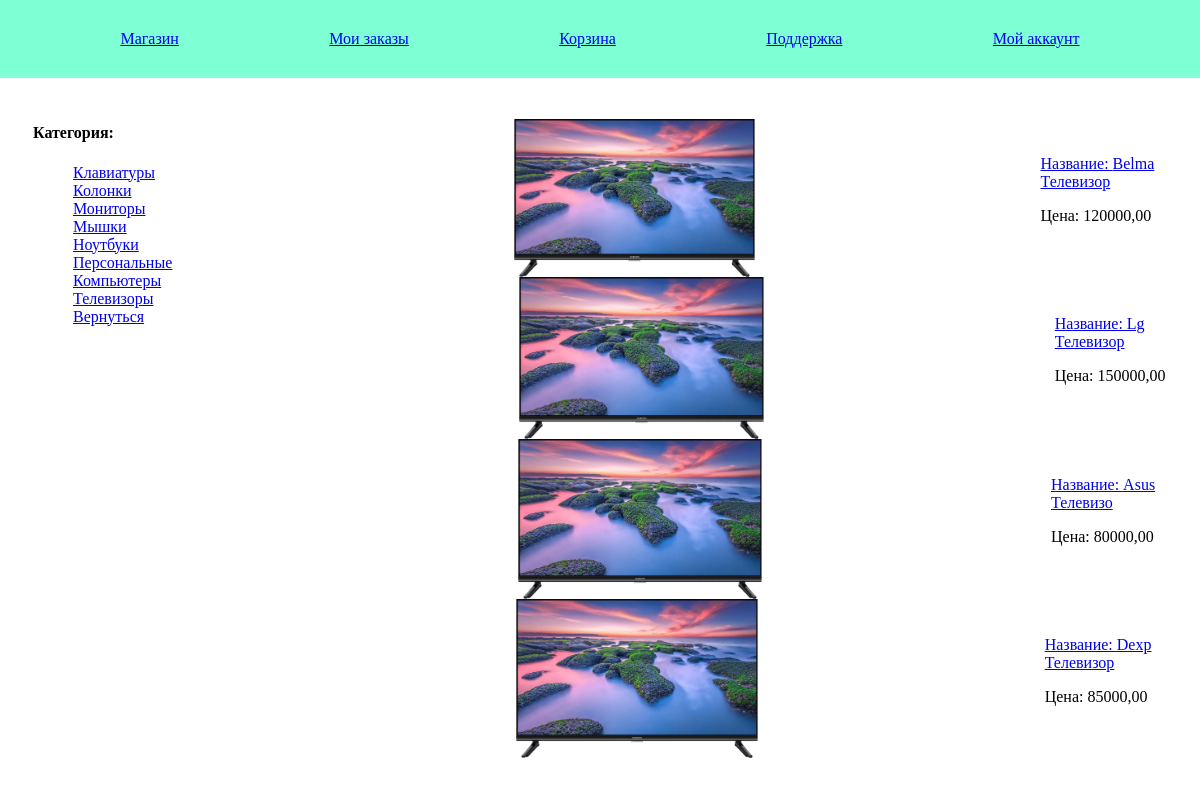
The page /shop/products/1/ on the database its author committed.
### shop/models.py (models this page shows, shortened)
class Category(models.Model):
    name = models.CharField(max_length=50, unique=True)
    created_at = models.DateField(auto_now_add=True)

class Product(models.Model):
    name = models.CharField(max_length=80)
    description = models.TextField(max_length=600)
    price = models.DecimalField(max_digits=8, decimal_places=2)
    created_at = models.DateField(auto_now_add=True)
    archived = models.BooleanField(default=True)
    category = models.ForeignKey(
        Category,
        on_delete=models.SET_NULL,
        related_name="products",
        null=True
    )

class ProductImage(models.Model):
    photo = models.ImageField(
        upload_to=generic_path_to_save_photo, # type: ignore
        null=True
    )
    product = models.OneToOneField(
        Product,
        on_delete=models.CASCADE,
        related_name="image"
    )
    description = models.CharField(
        max_length=100,
        blank=True
    )

### shop/views.py (the view)
class ProductListByCategoryView(ListView):
    queryset = Category.objects.all().only("id", "name")
    template_name = "shop/list-products-by-category.html"
    def get_context_data(self, **kwargs: Any) -> dict[str, Any]:
        search_category = self.kwargs["category"] # Take parametr `category` from url path
        all_products = Product.objects.filter(
            category=search_category,
            archived=False
        ).all() \
            .only("id", "name", "description", "price", "image")
        kwargs["products_list"] = all_products
        kwargs["category_title"] = Category.objects.get(pk=search_category)
        kwargs["show_return"] = True # Show url for return on shop:products-list
        return super().get_context_data(**kwargs)

### shop/templates/shop/list-products-by-category.html (shortened to what this page needs)
{% extends "shop/list-products.html" %}

### shop/templates/shop/list-products.html (shortened to what this page needs)
{% extends "shop/base.html" %}
{% load static %}
{% block head %}
    {{ block.super }}
    <link rel="stylesheet" href="{% static "shop/list-products.css" %}">
{% endblock head %}
{% block main %}
    <div class="main-container">
        <div class="left-container">
            <div>
                <h4>Категория:</h4>
            </div>
            <div>
                <ul class="out-circle">
                    {% for category in object_list %}
                        <li><a href="{% url "shop:products-list-by-category" category=category.id %}">{{ category.name|title }}</a></li>
                    {% endfor %}
                    {% if show_return %}
                        <li><a href="{% url "shop:products-list" %}">Вернуться</a>
                    {% endif %}
                </ul>
            </div>
        </div>
        <div class="right-container">
            <ul>
                {% for product in  products_list %}
                    <div class="content-container">
                        <div class="pre-photo-container">
                            <img src="{{ product.image.photo.url }}" alt="" class="photo-container">
                        </div>
                        <div class="pre-text-container">
                            <a href="{% url "shop:product-detail" pk=product.id %}">Название: {{ product.name|title }}</a>
                            <p>Цена: {{ product.price }}</p>
                        </div>
                    </div>
                {% endfor %}
            </ul>
        </div>
    </div>
{% endblock main %}

### shop/static/shop/list-products.css (style rules this page uses)
ul.out-circle { list-style-type: None; }
.main-container { display: flex; justify-content: start; align-items: start; flex-direction: row; margin: 25px 25px; }
.right-container { display: flex; justify-content: center; flex-direction: column; }
.content-container { display: flex; flex-direction: row; justify-content: space-evenly; align-items: center; }
.pre-photo-container { display: flex; justify-content: center; flex-grow: 0; }
.pre-text-container { display: flex; flex-direction: column; justify-content: start; flex-grow: 2; }
.photo-container { max-width: 30%; min-width: 20%; }

### rows shown on the page
Category: name "Клавиатуры"
Category: name "Колонки"
Category: name "Мониторы"
Category: name "Мышки"
Category: name "Ноутбуки"
Category: name "Персональные Компьютеры"
Category: name "Телевизоры"
Product: image.photo (picture), name "Belma Телевизор", price "120000,00"
Product: image.photo (picture), name "Lg Телевизор", price "150000,00"
Product: image.photo (picture), name "Asus Телевизо", price "80000,00"
Product: image.photo (picture), name "Dexp Телевизор", price "85000,00"
